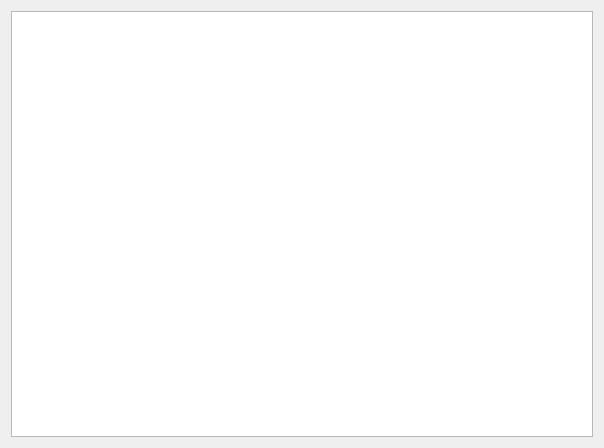
<?xml version="1.0" encoding="UTF-8"?>
<ui version="4.0">
 <class>PhotosWidget</class>
 <widget class="QWidget" name="PhotosWidget">
  <property name="geometry">
   <rect>
    <x>0</x>
    <y>0</y>
    <width>604</width>
    <height>448</height>
   </rect>
  </property>
  <property name="windowTitle">
   <string>Form</string>
  </property>
  <layout class="QVBoxLayout" name="verticalLayout">
   <item>
    <widget class="QListWidget" name="listWidget_photos"/>
   </item>
  </layout>
 </widget>
 <resources/>
 <connections/>
</ui>
